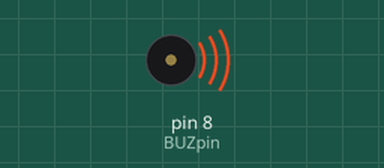
Bench run of a sketch on a simulated Arduino Uno, built with avr-gcc and run on an emulated ATmega328P. Shown: buzzer (waves = sounding).

Above: at 0.18 s.
At 2.41 s:
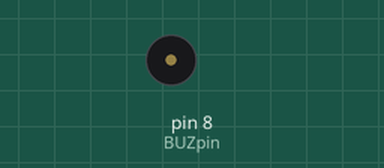
Timing chart, 0 to 3.0 s (numbered marks = the images above):
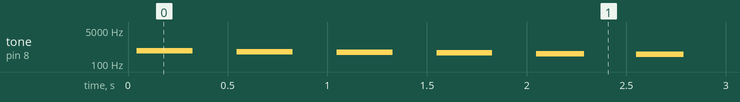

Measured:
- by itself, tone on pin 8 (BUZpin): plays 453 Hz for 0.28 s, 415 Hz for 0.28 s, 383 Hz for 0.28 s, 356 Hz for 0.28 s, 332 Hz for 0.24 s, 312 Hz for 0.24 s … (66 notes in this stretch)

The sketch:

sketch_sep20a.ino
```cpp
int BUZpin = 8, delayM = 1000;

void setup()
{
  pinMode(BUZpin, OUTPUT);
}

void loop()
{
  int t0 = millis();

  if(delayM < 3000)
     {
        delayM = delayM + 100;
     }
  else
     {
        delayM = 100;
     }

  while((millis() - t0) < 250)
  {
     digitalWrite(BUZpin, HIGH);
     delayMicroseconds(delayM);
     digitalWrite(BUZpin, LOW);
     delayMicroseconds(delayM);
  }
  delay(250);
}
```
